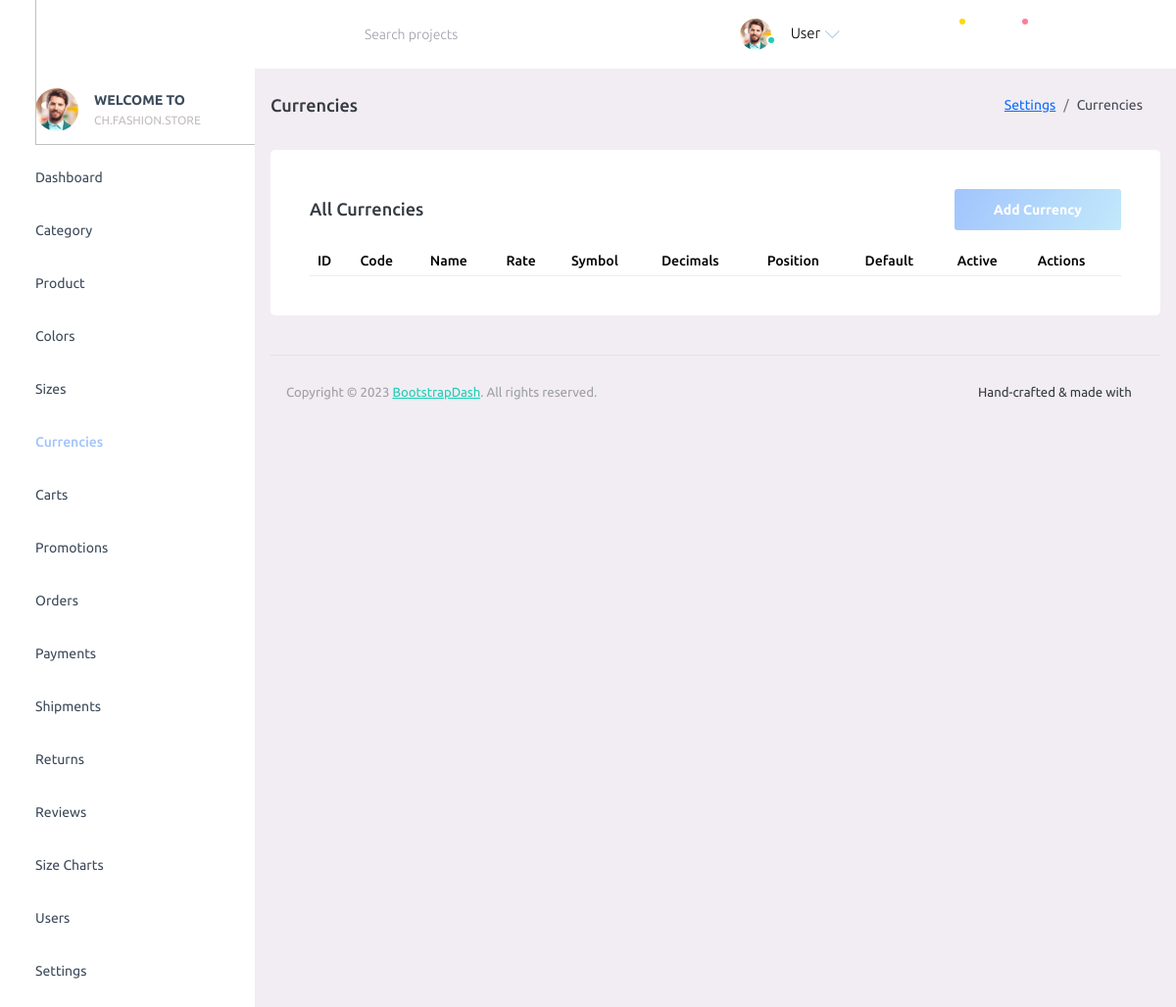
/admin/?p=currencies, run on an earlier commit of the app's database.
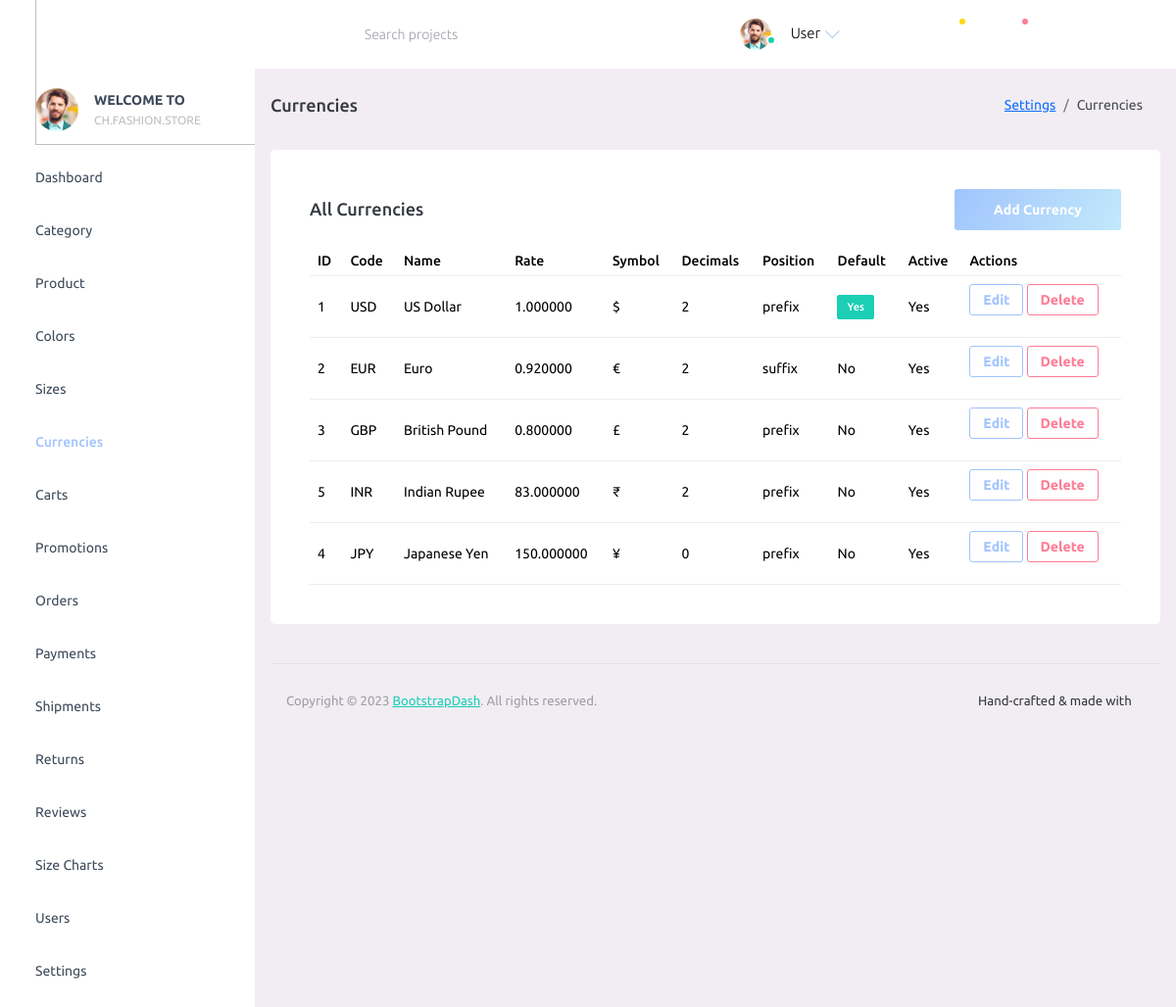
And on a later commit of the database.
### tables this page shows
CREATE TABLE currencies (
  id BIGINT UNSIGNED AUTO_INCREMENT PRIMARY KEY,
  code CHAR(3) NOT NULL,
  name VARCHAR(100) NOT NULL,
  exchange_rate DECIMAL(18,6) NOT NULL DEFAULT 1.000000,
  symbol VARCHAR(10) NULL,
  decimal_places TINYINT UNSIGNED NOT NULL DEFAULT 2,
  position ENUM('prefix','suffix') NOT NULL DEFAULT 'prefix',
  is_default TINYINT(1) NOT NULL DEFAULT 0,
  is_active TINYINT(1) NOT NULL DEFAULT 1,
  created_at TIMESTAMP NOT NULL DEFAULT CURRENT_TIMESTAMP,
  updated_at TIMESTAMP NOT NULL DEFAULT CURRENT_TIMESTAMP ON UPDATE CURRENT_TIMESTAMP,
  UNIQUE KEY uniq_currencies_code (code),
  INDEX idx_currencies_active_position (is_active, position)
);

### admin/config/database.php (called while the page is built)
<?php
function db(): PDO
{
      static $pdo = null;
      if ($pdo instanceof PDO) {
            return $pdo;
      }
      $dsn = getenv('FS_DB_DSN') ?: 'mysql:host=127.0.0.1;port=3306;dbname=fashionstore;charset=utf8mb4';
      $user = getenv('FS_DB_USER') ?: 'root';
      $pass = getenv('FS_DB_PASS') ?: '';
      $options = [
            PDO::ATTR_ERRMODE => PDO::ERRMODE_EXCEPTION,
            PDO::ATTR_DEFAULT_FETCH_MODE => PDO::FETCH_ASSOC,
            PDO::ATTR_EMULATE_PREPARES => false,
      ];
      $pdo = new PDO($dsn, $user, $pass, $options);
      try {
            $pdo->exec("SET SESSION sql_mode='STRICT_TRANS_TABLES,ERROR_FOR_DIVISION_BY_ZERO,NO_ENGINE_SUBSTITUTION'");
      } catch (Throwable $e) {
      }
      return $pdo;
}

### admin/config/function.php (called while the page is built, shortened)
<?php
require_once __DIR__ . '/database.php';
function db_all(string $sql, array $params = []): array
{
      $stmt = db()->prepare($sql);
      $stmt->execute($params);
      return $stmt->fetchAll();
}

### admin/pages/currencies.php (the view, shortened to what the rows shown need)
<?php
require_once __DIR__ . '/../config/function.php';
$page = max(1, (int)($_GET['page'] ?? 1));
$perPage = 10;
$offset = ($page - 1) * $perPage;
$rows = db_all('SELECT id, code, name, exchange_rate, symbol, decimal_places, position, is_default, is_active FROM currencies ORDER BY is_default DESC, code ASC LIMIT ? OFFSET ?', [$perPage, $offset]);
?>
<div class="row">
      <div class="col-lg-12 grid-margin stretch-card">
            <div class="card">
                  <div class="card-body">
                        <div class="table-responsive">
                              <table class="table" id="currencies-table">
                                    <thead>
                                          <tr>
                                                <th>ID</th>
                                                <th>Code</th>
                                                <th>Name</th>
                                                <th>Rate</th>
                                                <th>Symbol</th>
                                                <th>Decimals</th>
                                                <th>Position</th>
                                                <th>Default</th>
                                                <th>Active</th>
                                                <th>Actions</th>
                                          </tr>
                                    </thead>
                                    <tbody>
                                          <?php foreach ($rows as $r): ?>
                                                <tr>
                                                      <td><?php echo (int)$r['id']; ?></td>
                                                      <td><?php echo htmlspecialchars($r['code'], ENT_QUOTES); ?></td>
                                                      <td><?php echo htmlspecialchars($r['name'], ENT_QUOTES); ?></td>
                                                      <td><?php echo number_format((float)$r['exchange_rate'], 6); ?></td>
                                                      <td><?php echo htmlspecialchars($r['symbol'] ?? '', ENT_QUOTES); ?></td>
                                                      <td><?php echo (int)$r['decimal_places']; ?></td>
                                                      <td><?php echo htmlspecialchars($r['position'], ENT_QUOTES); ?></td>
                                                      <td><?php echo (int)$r['is_default'] === 1 ? '<span class="badge badge-success">Yes</span>' : 'No'; ?></td>
                                                      <td><?php echo (int)$r['is_active'] === 1 ? 'Yes' : 'No'; ?></td>
                                                      <td>
                                                            <button type="button" class="btn btn-sm btn-outline-primary" data-bs-toggle="modal" data-bs-target="#editCurrencyModal-<?php echo (int)$r['id']; ?>">Edit</button>
                                                            <form method="post" style="display:inline-block" onsubmit="return confirm('Delete this currency?');">
                                                                  <button type="submit" class="btn btn-sm btn-outline-danger">Delete</button>
                                                            </form>
                                                      </td>
                                                </tr>
                                          <?php endforeach; ?>
                                    </tbody>
                              </table>
                        </div>
                  </div>
            </div>
      </div>
</div>

What changed in the data, as far as the page shows it:
added currencies: id "1", code "USD", name "US Dollar", exchange_rate "1.000000", symbol "$", decimal_places "2", position "prefix", is_default "Yes", is_active "Yes"
added currencies: id "2", code "EUR", name "Euro", exchange_rate "0.920000", symbol "€", decimal_places "2", position "suffix", is_default "No", is_active "Yes"
added currencies: id "3", code "GBP", name "British Pound", exchange_rate "0.800000", symbol "£", decimal_places "2", position "prefix", is_default "No", is_active "Yes"
added currencies: id "5", code "INR", name "Indian Rupee", exchange_rate "83.000000", symbol "₹", decimal_places "2", position "prefix", is_default "No", is_active "Yes"
added currencies: id "4", code "JPY", name "Japanese Yen", exchange_rate "150.000000", symbol "¥", decimal_places "0", position "prefix", is_default "No", is_active "Yes"
